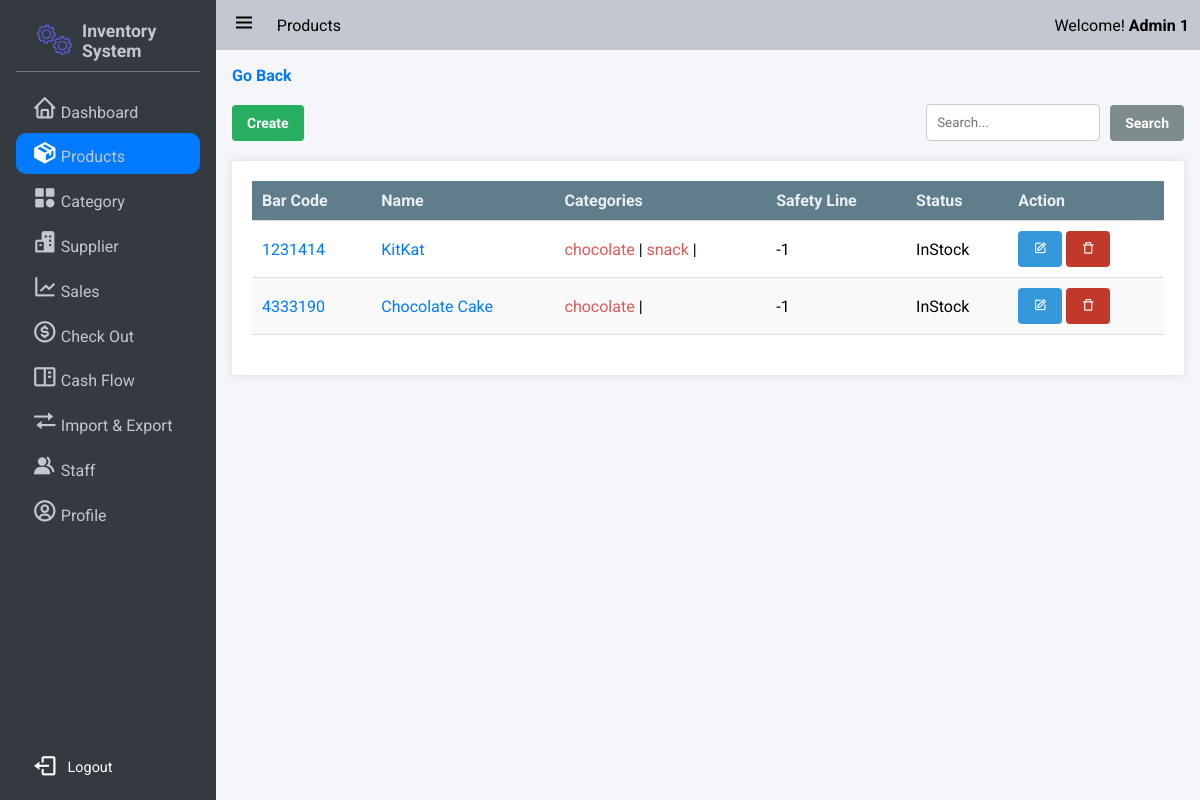
/products/ (signed in), run on an earlier commit of the app's database.
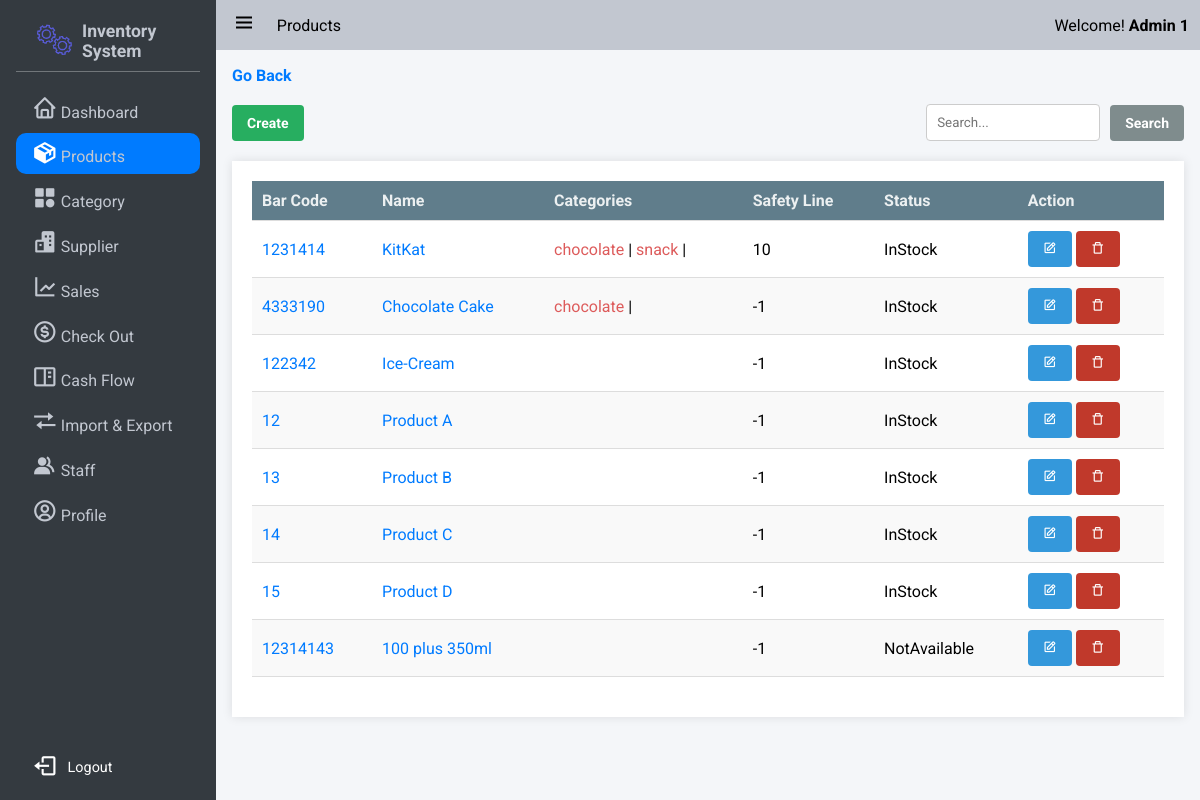
And on a later commit of the database.
### app/models/user.py (models this page shows, shortened)
class Role(db.Model):
    __tablename__ = 'roles'
    id = db.Column(db.Integer(), primary_key=True)
    name = db.Column(db.String(50), unique=True)

class User(UserMixin,db.Model):
    __tablename__ = 'users'
    id = db.Column(db.Integer, primary_key=True)
    StaffID = db.Column(db.String,unique = True)
    First_Name = db.Column(db.String(100, collation='NOCASE'), nullable=False, server_default='')
    Last_Name = db.Column(db.String(100, collation='NOCASE'), nullable=False, server_default='')
    Email = db.Column(db.String(50), unique=True, nullable=False)
    Password = db.Column(db.String(80), nullable=False)
    pins = db.Column(db.Integer)
    roles = db.relationship('Role', secondary='user_roles')
    active = db.Column('is_active', db.Boolean(), nullable=False, server_default='1')
    Email_Confirmed_At = db.Column(db.DateTime())
    Last_Login = db.Column(db.DateTime())

### app/models/product.py (models this page shows, shortened)
class Product(db.Model):
    id = db.Column(db.Integer, nullable=False, primary_key=True)
    BarCode = db.Column(db.BigInteger,nullable=False)
    Name = db.Column(db.String, nullable=False)
    Safety_quantity = db.Column(db.Integer,nullable=False)
    Status = db.Column(db.String, nullable=False) # "NotAvailable","OutOfStock","InStock"
    Inventories = db.relationship('Inventory',backref='product',lazy=True)  # Improved loading
    Categories = db.relationship('Category',secondary=product_category, backref=db.backref('products', lazy=True), lazy='subquery')

### app/models/category.py (models this page shows, shortened)
class Category(db.Model):
    id = db.Column(db.Integer, nullable=False, primary_key=True)
    Name = db.Column(db.String, nullable=False)

### app/product/product_routers.py (the view)
@bp.route('/',methods=["GET"])
@login_required
def index():
    update_qty_on_expiry()
    page = request.args.get('page', 1, type=int)
    per_page = request.args.get('per_page', 10, type=int)
    query = request.args.get('query','')
    form = CreateProductForm()
    categories = Category.query.all()
    if query:
        products = Product.query.filter(
            db.or_(Product.BarCode.ilike(f'%{query}%'), Product.Name.ilike(f'%{query}%'))
        ).paginate(per_page=per_page, page=page, error_out=True)
    else:
        products = Product.query.paginate(per_page=per_page, page=page, error_out=True)
    categories = Category.query.all()
    return render_template('product/product.html', products=products,categories=categories,form=form)

### app/product/product_routers.py
class CreateProductForm(FlaskForm):
    name = StringField('Name', validators=[InputRequired()])
    barcode = IntegerField('BarCode', validators=[InputRequired()])
    safety_quantity_custom = BooleanField('Custom Set Line')
    safety_quantity = IntegerField('Safety Quantity', validators=[Optional()])
    status = SelectField('Status', choices=[('NotAvailable', 'Not Available'), ('OutOfStock', 'Out of Stock'), ('InStock', 'In Stock')], default='NotAvailable')
    categories = SelectMultipleField('Categories', choices=[], coerce=int)
    def __init__(self, *args, **kwargs):
        super(CreateProductForm, self).__init__(*args, **kwargs)
        self.categories.choices = [(category.id, category.Name) for category in Category.query.all()]

### app/__init__.py (called while the page is built, shortened)
def update_qty_on_expiry():
    inventories = Inventory.query.filter(Inventory.ExpiryDate <= date.today(),Inventory.Available_QTY>0).all()
    if not inventories:
        return

### app/auth.py (called while the page is built)
@login_manager.user_loader
def load_user(user_id):
    return User.query.get(int(user_id))

### app/templates/product/product.html (shortened to what this page needs)
{% extends 'base.html' %}
{% block nav_title %}
Products
{% endblock %}
{% block css_style %}
<link rel="stylesheet" href="{{url_for('static',filename='css/flex.css')}}">
<link rel="stylesheet" href="{{url_for('static',filename='css/grid.css')}}">
<link rel="stylesheet" href="{{url_for('static',filename='css/table.css')}}">
<link rel="stylesheet" href="{{url_for('static',filename='css/form.css')}}">
<link rel="stylesheet" href="{{url_for('static',filename='css/modal.css')}}">
{% endblock %}
{% block nav_inventory %}active{% endblock %}
{% block content %}
<a href="{{url_for('product.index')}}"><b>Go Back</b></a><br><br>
<div class="flex flex-between-center">
    <div class="">
        {% for role in current_user.roles if role.name == 'admin' %}
        <button class="button success" onclick="openModal()">Create</button>
        {% endfor %}
    </div>
    <div class="">
        <form action="{{url_for("product.search_product")}}" method="get" class="flex flex-start-center">
            <input type="text" id="" name="query" placeholder="Search..." style="margin: 0 10px 0 0;">
            <button class="button gray" type="submit">Search</button>
        </form>
    </div>
</div>
<div class="table-container ">
    <table class="">
        <thead>
            <tr>
                <th>Bar Code</th>
                <th>Name</th>
                <th>Categories</th>
                <th>Safety Line </th>
                <th>Status </th>
                <th>Action</th>
            </tr>
        </thead>
        <tbody>
            {% for product in products %}
            <tr>
                <td>
                    <span><a href="{{url_for('product.get_product',id = product.id)}}">{{ product.BarCode}}</a></span>
                </td>
                <td>
                    <span><a href="{{url_for('product.get_product',id = product.id)}}">{{ product.Name
                            }}</a></span>
                </td>
                <td>
                    {{display_categories(product)}}
                </td>
                <td>
                    <span>{{ product.Safety_quantity }}</span>
                </td>
                <td>
                    <span>{{ product.Status }}</span>
                </td>
                <td>
                    <button type="button" class="button info" id="edit" href="javascript:;"><i
                            class='bx bx-edit'></i></button>
                    {% for role in current_user.roles if role.name == 'admin' %}
                    <form method="GET" action="{{ url_for('product.delete_product', id=product.id) }}"
                        style="display: inline-block;">
                        <button id="delete" class="button error" type="submit"
                            onclick="return confirm('Are you sure you want to delete this item? Product will be deleted along with the inventories! ')"><i
                                class='bx bx-trash-alt'></i></button>
                    </form>
                    {% endfor %}
                </td>
            </tr>
            {% endfor %}
        </tbody>
    </table>
</div>
{% endblock %}
{% macro display_categories(product) %}
<span>
    {% for category in product.Categories %}
    <a href="{{url_for('product.products_by_category',category_name = category.Name)}}"
        style="text-decoration: none; color: #dd5b5b">
        {{ category.Name }}
    </a>
    |
    {% endfor %}
</span>
{% endmacro %}

### app/templates/base.html (shortened to what this page needs)
<!DOCTYPE html>
<html lang="en">
<head>
    <link rel="stylesheet" href="{{url_for('static',filename='css/button.css')}}">
    <link rel="stylesheet" href="{{url_for('static',filename='css/style.css')}}">
    <link rel="stylesheet" href="{{url_for('static',filename='css/responsive.css')}}">
    <link rel="stylesheet" href="{{url_for('static',filename='css/cards.css')}}">
    <link rel="stylesheet" href="{{url_for('static',filename='css/preloader.css')}}">
    <link href='https://unpkg.com/boxicons@2.1.4/css/boxicons.min.css' rel='stylesheet'>
    {% block css_style %}
    {% endblock %}
</head>
<body>
    <div class="wrapper">
        <aside class="opened" id="aside">
            <div class="sidebar">
                <div class="brand-items">
                    <div class="brand-logo">
                        <img src="{{url_for('static',filename='/img/gear-loader.gif')}}" alt="" class="brand-img">
                        <h3>Inventory System</h3>
                    </div>
                </div>
                <div class="menu-bar">
                    <div class="menu">
                        <ul class="menu-links">
                            <li class="menu-link {% block nav_dashboard %}{% endblock %}"><i class='nav-icon bx bx-home'></i><a href="{{ url_for('dashboard') }}">Dashboard</a></li>
                            <li class="menu-link {% block nav_inventory %}{% endblock %}"><i class='nav-icon bx bxs-package'></i><a href="{{ url_for('product.index') }}">Products</a></li>
                            <li class="menu-link {% block nav_category %}{% endblock %}"><i class='nav-icon bx bxs-category' ></i><a href="{{ url_for('category.index') }}">Category</a></li>
                            <li class="menu-link {% block nav_supplier %}{% endblock %}"><i class='nav-icon bx bxs-buildings' ></i><a href="{{ url_for('supplier.index') }}">Supplier</a></li>
                            <li class="menu-link {% block nav_report %}{% endblock %}"><i class='nav-icon bx bx-line-chart' ></i><a href="{{ url_for('sale.sales_index') }}">Sales</a></li>
                            <li class="menu-link {% block nav_checkout %}{% endblock %}"><i class='nav-icon bx bx-dollar-circle' ></i><a href="{{ url_for('sale.show_checkout_page') }}">Check Out</a></li>
                            <li class="menu-link {% block nav_cashflow %}{% endblock %}"><i class='nav-icon bx bx-book-content'></i><a href="{{url_for('cashflow.index')}}">Cash Flow</a></li>
                            <li class="menu-link {% block nav_ImExport %}{% endblock %}"><i class='nav-icon bx bx-transfer'></i><a href="{{url_for('main.imexport_overview')}}">Import & Export</a></li>
                            {% for role in current_user.roles if role.name == 'admin' %}
                                <li class="menu-link {% block nav_staff %}{% endblock %}"><i class='nav-icon bx bxs-group' ></i><a href="{{ url_for('user.index') }}">Staff</a></li>
                            {% endfor %}
                            <li class="menu-link {% block nav_profile %}{% endblock %}"><i class='nav-icon bx bx-user-circle'></i><a href="{{url_for('user.get_staff',id=current_user.id)}}">Profile</a></li>
                        </ul>
                    </div>
                    <div class="bottom-content logout">
                        <div class="flex" style="color: #fff !important;">
                            <i class='bx bx-log-out'></i><a style="color: #fff !important;" href="{{url_for('auth.logout')}}" onclick="return confirm('Log out immediately?')">Logout</a>
                        </div>
                    </div>
                </div>
            </div>
        </aside>
       <div class="main">
            <header class="main-header">
                <div class="left-nav">
                    <div class="menu-burger">
                        <i class='bx bx-menu '></i>
                    </div>
                    <p>{% block nav_title %}{% endblock %}</p>
                </div>
                <div class="right-nav flex flex-center-center">
                    <span>Welcome! <b>{{current_user.Last_Name + ' ' + current_user.First_Name}}</b></span>
                </div>
            </header>
            <div class="main-container">
                    {% block content %} {% endblock %}
            </div>
        </div>
    </div>
    </body>
    </html>

### app/static/css/button.css (style rules this page uses)
:root { --primary-color: #3498db; --secondary-color: #2ecc71; --accent-color: #e74c3c; --background-color: #ecf0f1; --link-color: #2980b9; --border-color: #bdc3c7; --success-color: #27ae60; --warning-color: #f39c12; --error-color: #c0392b; --info-color: #3498db; --dark-color: #34495e; --light-color: #ecf0f1; --gray-color: #7f8c8d; --purple-color: #9b59b6; --pink-color: #e91e63; --teal-color: #009688; --orange-color: #e67e22; --brown-color: #795548; --cyan-color: #00bcd4; --indigo-color: #3f51b5; --lime-color: #cddc39; --amber-color: #ffc107; --deep-purple-color: #673ab7; --deep-orange-color: #ff5722; --light-green-color: #8bc34a; --blue-gray-color: #607d8b; --yellow-color: #ffeb3b; }
.button { display: inline-block; padding: 10px 15px; font-size: 14px; font-weight: bold; text-align: center; text-decoration: none; color: #fff; border: none; border-radius: 4px; cursor: pointer; transition: background-color 0.3s ease; }
.success { background-color: var(--success-color); color: #fff; }
.error { background-color: var(--error-color); color: #fff; }
.info { background-color: var(--info-color); color: #fff; }
.gray { background-color: var(--gray-color); color: #fff; }

### app/static/css/style.css (style rules this page uses)
:root { --text-color:#212529; --text-color-grey:#c2c7d0; --text-color-dark-grey:#898989; --main-color:#007bff; --main-color-hover:#228dff; --second-color:; --second-color-hover:; --white-color:#fff; --bg-color-dark:#343a40; --bg-color-second-light:#dee2e6; --bg-color-light:#f4f6f9; --toggle-color:#ddd; --red-color:#dc3545; --dark-yellow-color:#ffc107; --yellow-color:#ffc107; --sidebar-width:18%; }
* { font-family: 'Roboto', sans-serif; margin: 0; padding: 0; box-sizing: border-box; scrollbar-width: none; }
a { text-decoration: none; color: var(--main-color); }
ul,li { list-style: none; }
img { width: 100%; object-fit: cover; }
body { width: 100vw; height: 100vh; background: #e9ecef; position: relative; }
.wrapper { height: 100vh; width: 100vw; display: flex; overflow: hidden; }
input { padding: 10px; box-sizing: border-box; border: 1px solid #ccc; border-radius: 4px; }
aside { position: relative; width: 15px; height: 100vh; background: var(--bg-color-dark); transition: margin-left .3s ease-in-out .3s ease-in-out; overflow-x: hidden; overflow-y: hidden; z-index: 999; color: var(--text-color-grey); transition:width 0.3s linear; }
aside.opened { width: var(--sidebar-width); }
.sidebar { padding: 0.625rem 1rem; height: 100%; }
.sidebar li { margin-bottom: .2rem; padding: .5rem 1rem; align-items: flex-end; display: flex; border-radius: 10px; }
.brand-items { display: flex; align-items: center; justify-content: space-between; padding: 0.5rem 1rem; border-bottom: rgba(255, 255, 255, 0.3) 1px solid ; }
.brand-items img { width: 50px; object-fit: cover; padding: 0 5px 0 0; }
.brand-logo { display: flex; align-items: center; }
.brand-logo h3 { font-size: 1.1rem; }
.menu-bar { height: calc(100% - 4rem); display: flex; flex-direction: column; justify-content: space-between; }
.menu-links { margin-top: 1rem; }
.menu-link.active { background: var(--main-color); color: var(--white-color); transition: .05s ease-in-out .03s; }
.menu-link .nav-icon { text-align: center; margin-right: .2rem; font-size: 1.6rem; width: 1.6rem; }
.menu-link a { color: var(--text-color-grey); }
.bottom-content { display: flex; align-items: center; justify-content: space-between; flex-wrap: nowrap; padding: .2em 1em; font-size: 0.9rem; }
.bottom-content i { font-size: 1.6rem; margin-right: 10px; }
.bottom-content div { display: flex; align-items: center; }
.main { width: calc(100% - var(--sidebar-width)); height: 100%; background: var(--bg-color-light); transition: width .3s ease-in; }
.main-header { position: relative; padding: .7rem .7rem; display: flex; justify-content: space-between; background: var(--text-color-grey); }
.left-nav { display: flex; align-items: center; }
.menu-burger { font-size: 1.8rem; }
.left-nav .menu-burger { padding: 0 0.3rem; margin-right: 1rem; font-size: 1.5rem; cursor: pointer; }
.main-container { padding: 1rem 1rem 4rem 1rem; overflow: scroll; height: 100%; }

### app/static/css/flex.css (style rules this page uses)
.flex { display: flex; }
.flex-start-center { justify-content: flex-start; align-items: center; }
.flex-center-center { justify-content: center; align-items: center; }
.flex-between-center { justify-content: space-between; align-items: center; }

### app/templates/base.html (style rules this page uses)
.logout { padding: .5rem 1rem }

What changed in the data, as far as the page shows it:
changed Product "KitKat": Safety_quantity "-1" → "10"
added Product: BarCode "122342", Name "Ice-Cream", Safety_quantity "-1", Status "InStock"
added Product: BarCode "12", Name "Product A", Safety_quantity "-1", Status "InStock"
added Product: BarCode "13", Name "Product B", Safety_quantity "-1", Status "InStock"
added Product: BarCode "14", Name "Product C", Safety_quantity "-1", Status "InStock"
added Product: BarCode "15", Name "Product D", Safety_quantity "-1", Status "InStock"
added Product: BarCode "12314143", Name "100 plus 350ml", Safety_quantity "-1", Status "NotAvailable"
